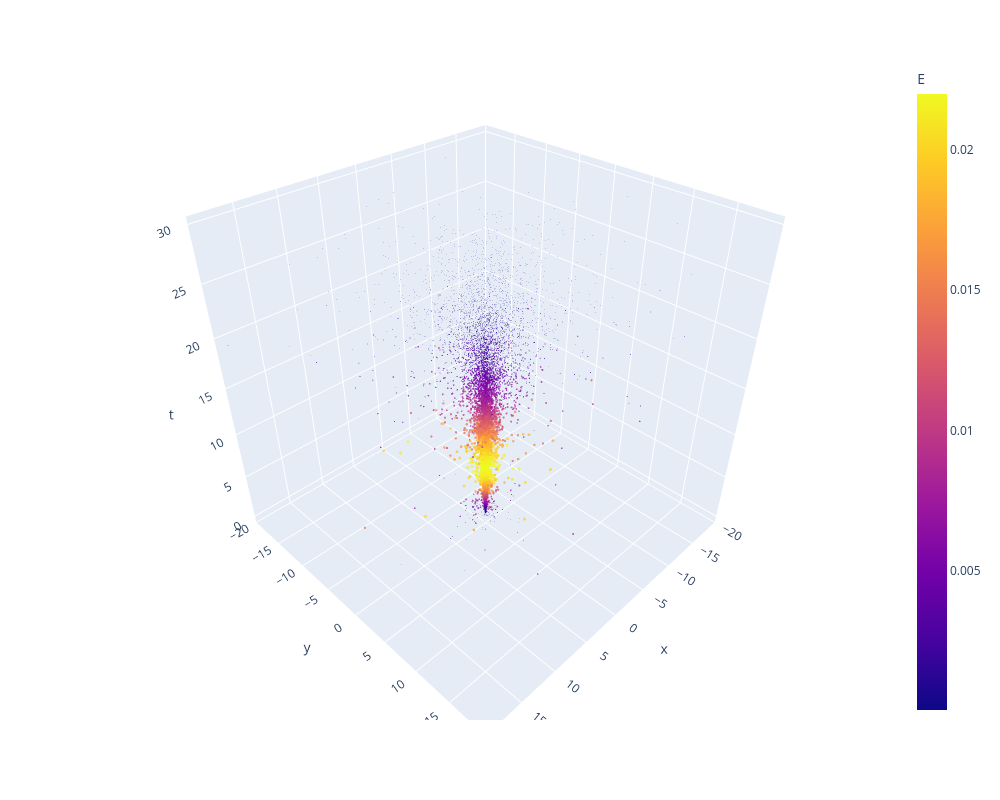

The notebook cell saved with this chart:
### Code cell
### plot point cloud on cylindrical coordinates using plotly
import plotly.express as px
import pandas as pd
N = 10000
subset_indices = np.random.choice(len(results['E']), size=N, replace=False)
subset_results = {k: v[subset_indices] for k, v in results.items()}
df = pd.DataFrame(subset_results)
fig = px.scatter_3d(df, x='x', y='y', z='t', color='E', size='log_Ep1', size_max=5)
fig.update_traces(marker=dict(line=dict(width=0)))
max_range = 20.0
fig.update_layout(
    width=1000,
    height=800,
    scene=dict(
        xaxis=dict(range=[-max_range, max_range]),
        yaxis=dict(range=[-max_range, max_range]),
    )
)
fig.show()

### Figure 1 — Plotly figure (JSON) as saved in the notebook; plotly's stock layout.template omitted (floating-point values rounded to 4 significant figures; data arrays with more than 128 entries replaced by an {"elided": "..."} marker saying what was removed)
{"data": [{"hovertemplate": "x=%{x}<br>y=%{y}<br>t=%{z}<br>log_Ep1=%{marker.size}<br>E=%{marker.color}<extra></extra>", "legendgroup": "", "marker": {"color": {"elided": "10000 float values"}, "coloraxis": "coloraxis", "line": {"width": 0}, "size": {"elided": "10000 float values"}, "sizemode": "area", "sizeref": 0.0008706, "symbol": "circle"}, "mode": "markers", "name": "", "scene": "scene", "showlegend": false, "type": "scatter3d", "x": {"elided": "10000 float values"}, "y": {"elided": "10000 float values"}, "z": {"elided": "10000 float values"}}], "layout": {"coloraxis": {"colorbar": {"title": {"text": "E"}}, "colorscale": [[0, "#0d0887"], [0.1111, "#46039f"], [0.2222, "#7201a8"], [0.3333, "#9c179e"], [0.4444, "#bd3786"], [0.5556, "#d8576b"], [0.6667, "#ed7953"], [0.7778, "#fb9f3a"], [0.8889, "#fdca26"], [1, "#f0f921"]]}, "height": 800, "legend": {"itemsizing": "constant", "tracegroupgap": 0}, "margin": {"t": 60}, "scene": {"domain": {"x": [0, 1], "y": [0, 1]}, "xaxis": {"range": [-20, 20], "title": {"text": "x"}}, "yaxis": {"range": [-20, 20], "title": {"text": "y"}}, "zaxis": {"title": {"text": "t"}}}, "width": 1000}}
